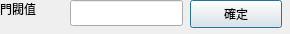
<?xml version="1.0" encoding="UTF-8"?>
<ui version="4.0">
 <class>SetThreshold</class>
 <widget class="QDialog" name="SetThreshold">
  <property name="geometry">
   <rect>
    <x>0</x>
    <y>0</y>
    <width>290</width>
    <height>34</height>
   </rect>
  </property>
  <property name="windowTitle">
   <string>Dialog</string>
  </property>
  <widget class="QPushButton" name="pushButton">
   <property name="geometry">
    <rect>
     <x>190</x>
     <y>0</y>
     <width>92</width>
     <height>28</height>
    </rect>
   </property>
   <property name="text">
    <string>確定</string>
   </property>
  </widget>
  <widget class="QLineEdit" name="lineEdit">
   <property name="geometry">
    <rect>
     <x>70</x>
     <y>0</y>
     <width>113</width>
     <height>26</height>
    </rect>
   </property>
  </widget>
  <widget class="QLabel" name="label">
   <property name="geometry">
    <rect>
     <x>0</x>
     <y>0</y>
     <width>62</width>
     <height>18</height>
    </rect>
   </property>
   <property name="text">
    <string>門閥值</string>
   </property>
  </widget>
 </widget>
 <resources/>
 <connections>
  <connection>
   <sender>pushButton</sender>
   <signal>clicked()</signal>
   <receiver>SetThreshold</receiver>
   <slot>accept()</slot>
   <hints>
    <hint type="sourcelabel">
     <x>235</x>
     <y>13</y>
    </hint>
    <hint type="destinationlabel">
     <x>144</x>
     <y>16</y>
    </hint>
   </hints>
  </connection>
 </connections>
</ui>
